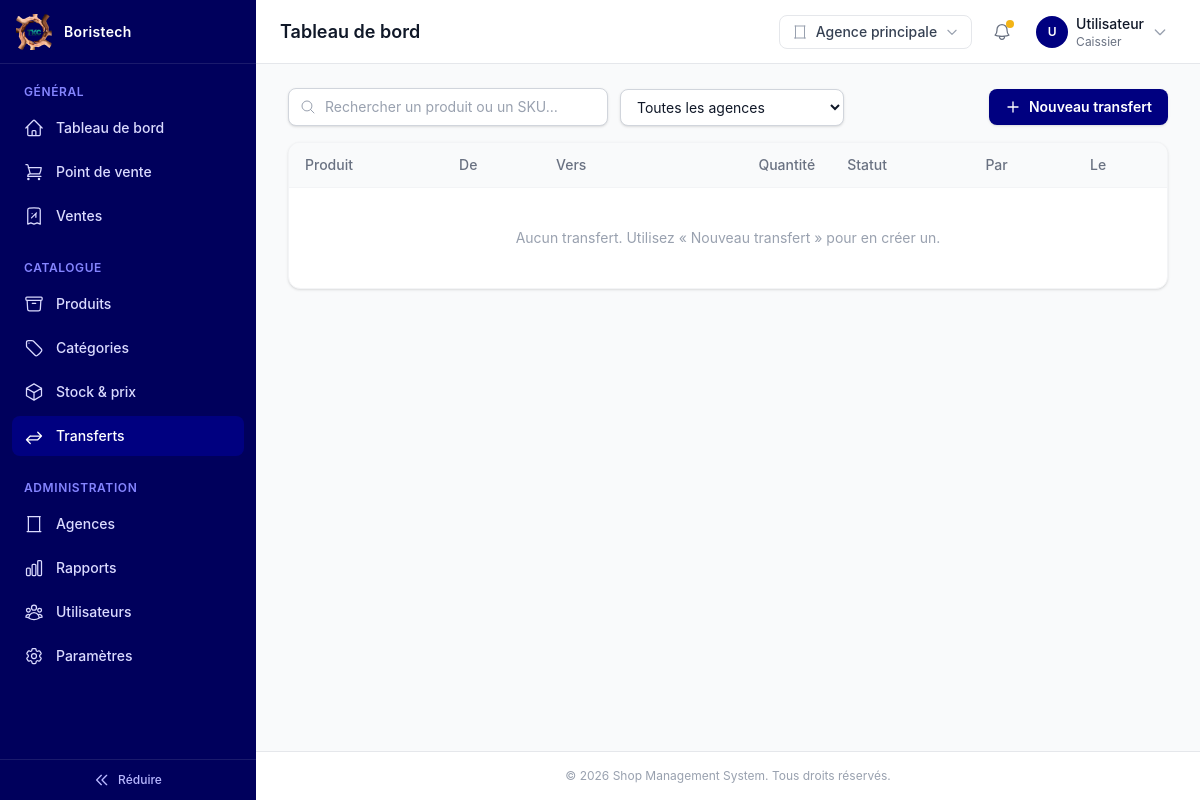
Before: /products/transferts/ (signed in) with the older database file.
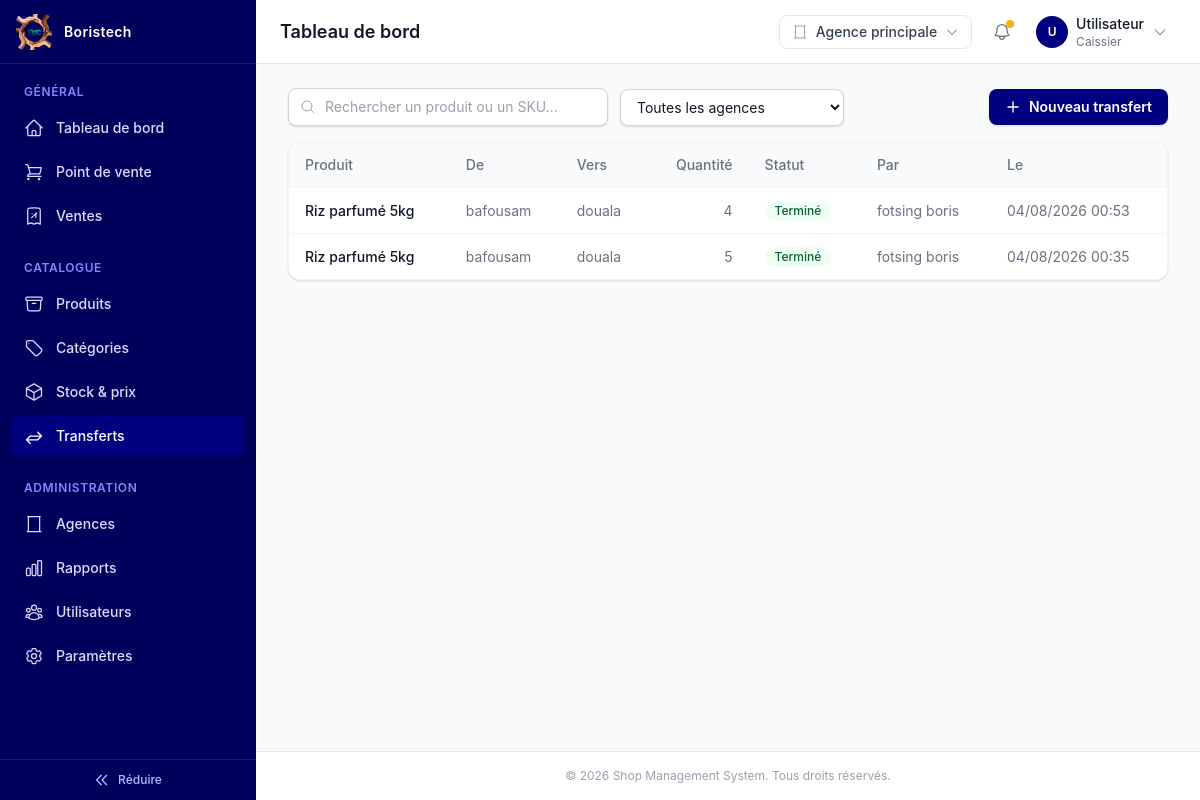
After: the same page with the newer database file.
### products/models.py (models this page shows, shortened)
class TransfertStock(BaseModel):
    produit = models.ForeignKey(
        Produit,
        on_delete=models.PROTECT,
        related_name="transferts",
        help_text="Produit transféré.",
    )
    agence_source = models.ForeignKey(
        Agence,
        on_delete=models.PROTECT,
        related_name="transferts_source",
        help_text="Agence d'origine du transfert.",
    )
    agence_destination = models.ForeignKey(
        Agence,
        on_delete=models.PROTECT,
        related_name="transferts_destination",
        help_text="Agence de destination du transfert.",
    )
    quantite = models.PositiveIntegerField(
        help_text="Quantité à transférer.",
    )
    statut = models.CharField(
        max_length=20,
        choices=TransfertStatut.choices,
        default=TransfertStatut.EN_ATTENTE,
        db_index=True,
        help_text="Statut courant du transfert (EF-5.2).",
    )
    demande_par = models.ForeignKey(
        settings.AUTH_USER_MODEL,
        on_delete=models.PROTECT,
        related_name="transferts_demandes",
        help_text="Utilisateur ayant initié la demande de transfert (EF-5.1).",
    )
    approuve_par = models.ForeignKey(
        settings.AUTH_USER_MODEL,
        on_delete=models.SET_NULL,
        related_name="transferts_approuves",
        null=True,
        blank=True,
        help_text="Utilisateur ayant approuvé le transfert, le cas échéant (EF-5.2).",
    )
    date_transfert = models.DateTimeField(
        null=True,
        blank=True,
        help_text="Date à laquelle le transfert a été finalisé.",
    )
    class Meta(BaseModel.Meta):
        verbose_name = "Transfert de stock"
        verbose_name_plural = "Transferts de stock"
        indexes = [
            models.Index(fields=["statut", "created_at"]),
            models.Index(fields=["agence_source", "agence_destination"]),
        ]

class Produit(BaseModel):
    nom = models.CharField(
        max_length=200,
        db_index=True,
        help_text="Nom commercial du produit.",
    )
    sku = models.CharField(
        max_length=64,
        unique=True,
        help_text="SKU / code-barres unique du produit (EF-3.1).",
    )
    categorie = models.ForeignKey(
        Categorie,
        on_delete=models.PROTECT,
        related_name="produits",
        help_text="Catégorie à laquelle appartient ce produit.",
    )
    prix_achat = models.DecimalField(
        max_digits=12,
        decimal_places=2,
        help_text=(
            "Prix d'achat / coût de revient du produit. Commun à toutes les "
            "agences (contrairement au prix de vente, fixé par agence)."
        ),
    )
    prix_vente_defaut = models.DecimalField(
        max_digits=12,
        decimal_places=2,
        help_text=(
            "Prix de vente par défaut, utilisé pour pré-remplir le prix d'une "
            "nouvelle fiche ProduitAgence. Chaque agence peut ensuite fixer son "
            "propre prix de vente (EF-4.2)."
        ),
    )
    unite = models.CharField(
        max_length=30,
        default="unité",
        help_text="Unité de vente (pièce, kg, litre...).",
    )
    image = models.ImageField(
        upload_to="produits/",
        blank=True,
        null=True,
        help_text="Photo du produit.",
    )
    description = models.TextField(
        blank=True,
        help_text="Description commerciale du produit.",
    )
    actif = models.BooleanField(
        default=True,
        db_index=True,
        help_text="Un produit désactivé ne peut plus être proposé par une agence.",
    )
    class Meta(BaseModel.Meta):
        verbose_name = "Produit"
        verbose_name_plural = "Produits"
        indexes = [
            models.Index(fields=["categorie", "actif"]),
            models.Index(fields=["sku"]),
        ]

### general/models.py (models this page shows, shortened)
class BaseModel(models.Model):
    id = models.UUIDField(
        primary_key=True,
        default=uuid.uuid4,
        editable=False,
        help_text="Identifiant unique (UUID) de l'enregistrement.",
    )
    created_at = models.DateTimeField(
        auto_now_add=True,
        db_index=True,
        help_text="Date et heure de création de l'enregistrement.",
    )
    updated_at = models.DateTimeField(
        auto_now=True,
        help_text="Date et heure de la dernière modification.",
    )
    class Meta:
        abstract = True
        ordering = ["-created_at"]

class Agence(BaseModel):
    nom = models.CharField(
        max_length=150,
        help_text="Nom commercial de l'agence.",
    )
    slug = models.SlugField(
        max_length=170,
        unique=True,
        blank=True,
        help_text=(
            "Identifiant unique de l'agence utilisé dans les URLs (ex: /agences/"
            "<slug>/) à la place de l'UUID, notamment pour les liens visités par "
            "un Responsable d'agence ou un Caissier après connexion. Généré "
            "automatiquement à partir du nom si laissé vide."
        ),
    )
    adresse = models.CharField(
        max_length=255,
        blank=True,
        help_text="Adresse physique de l'agence.",
    )
    telephone = models.CharField(
        max_length=30,
        blank=True,
        help_text="Numéro de téléphone de contact de l'agence.",
    )
    actif = models.BooleanField(
        default=True,
        db_index=True,
        help_text=(
            "Une agence désactivée est exclue des écrans de vente/POS mais "
            "reste visible dans l'historique et les rapports (EF-1.3)."
        ),
    )
    class Meta(BaseModel.Meta):
        verbose_name = "Agence"
        verbose_name_plural = "Agences"
        indexes = [
            models.Index(fields=["nom"]),
            models.Index(fields=["actif", "nom"]),
        ]

### users/models.py (models this page shows, shortened)
class Utilisateur(AbstractUser, BaseModel):
    role = models.CharField(
        max_length=20,
        choices=Role.choices,
        db_index=True,
        help_text="Rôle de l'utilisateur : détermine son périmètre d'accès (EF-9.2 à EF-9.4).",
    )
    agence = models.ForeignKey(
        Agence,
        on_delete=models.PROTECT,
        related_name="utilisateurs",
        null=True,
        blank=True,
        help_text=(
            "Agence de rattachement. Obligatoire pour un Responsable d'agence ou un "
            "Caissier ; laisser vide pour un Admin (accès à toutes les agences)."
        ),
    )
    telephone = models.CharField(
        max_length=30,
        blank=True,
        help_text="Numéro de téléphone professionnel de l'utilisateur.",
    )
    objects = UserManager()
    class Meta(BaseModel.Meta):
        verbose_name = "Utilisateur"
        verbose_name_plural = "Utilisateurs"
        indexes = [
            models.Index(fields=["role"]),
            models.Index(fields=["agence", "role"]),
        ]
    def __str__(self) -> str:
        return self.get_full_name() or self.username
    @property
    def is_admin(self) -> bool:
        return self.role == Role.ADMIN
    @property
    def is_responsable_agence(self) -> bool:
        return self.role == Role.RESPONSABLE_AGENCE

### products/views/transfer_views.py (the view)
# urls.py: path("transferts/", TransfertListView.as_view(), name="transfert_list"),
class TransfertListView(LoginRequiredMixin, StockAccessMixin, ListView):
    model = TransfertStock
    template_name = "dashboard/pages/admin/products/transfer/transfert_list.html"
    context_object_name = "transferts"
    paginate_by = 20
    def get_queryset(self) -> QuerySet[TransfertStock]:
        qs = (
            _transferts_visibles_par(self.request.user)
            .select_related("produit", "agence_source", "agence_destination", "demande_par")
            .order_by("-created_at")
        )
        q = self.request.GET.get("q", "").strip()
        if q:
            qs = qs.filter(Q(produit__nom__icontains=q) | Q(produit__sku__icontains=q))
        agence_id = self.request.GET.get("agence", "").strip()
        if agence_id:
            qs = qs.filter(Q(agence_source_id=agence_id) | Q(agence_destination_id=agence_id))
        return qs
    def get_context_data(self, **kwargs: Any) -> Dict[str, Any]:
        context = super().get_context_data(**kwargs)
        context["q"] = self.request.GET.get("q", "")
        context["agence_id"] = self.request.GET.get("agence", "")
        context["agences_visibles"] = get_agences_visibles(self.request.user).order_by("nom")
        return context

### general/context_processors.py (called while the page is built)
def parametres_entreprise(request: HttpRequest) -> Dict[str, Any]:
    return {"parametres": ParametresEntreprise.load()}

### general/models.py (called while the page is built)
    @classmethod
    def load(cls) -> "ParametresEntreprise":
        obj: Optional["ParametresEntreprise"] = cache.get("parametres_entreprise")
        if obj is None:
            obj, _created = cls.objects.get_or_create(
                pk=cls.SINGLETON_ID, defaults={"nom": "Ma Boutique"}
            )
            cache.set("parametres_entreprise", obj, None)
        return obj

### general/templatetags/nav_tags.py (called while the page is built)
@register.simple_tag(takes_context=True)
def dashboard_url(context: Dict[str, Any]) -> str:
    request = context["request"]
    if not request.user.is_authenticated:
        return ""
    return resolve_dashboard_url(request.user)

@register.simple_tag(takes_context=True)
def nav_active(context: Dict[str, Any], *view_names: str) -> str:
    request = context["request"]
    match = getattr(request, "resolver_match", None)
    current_view_name = getattr(match, "view_name", None) if match else None
    return ACTIVE_CLASSES if current_view_name in view_names else INACTIVE_CLASSES

### templates/dashboard/pages/admin/products/transfer/transfert_list.html (shortened to what the changed rows need)
{% extends "dashboard/base.html" %}
{% block content %}
<div class="space-y-4">
  <div class="overflow-hidden rounded-xl border border-gray-100 bg-white shadow-sm">
    <div class="overflow-x-auto">
      <table class="w-full min-w-[720px] text-left text-sm">
        <thead class="border-b border-gray-100 bg-gray-50">
          <tr>
            <th scope="col" class="px-4 py-3 font-medium text-gray-500">Produit</th>
            <th scope="col" class="px-4 py-3 font-medium text-gray-500">De</th>
            <th scope="col" class="px-4 py-3 font-medium text-gray-500">Vers</th>
            <th scope="col" class="px-4 py-3 text-right font-medium text-gray-500">Quantité</th>
            <th scope="col" class="px-4 py-3 font-medium text-gray-500">Statut</th>
            <th scope="col" class="px-4 py-3 font-medium text-gray-500">Par</th>
            <th scope="col" class="px-4 py-3 font-medium text-gray-500">Le</th>
          </tr>
        </thead>
        <tbody class="divide-y divide-gray-100">
          {% for transfert in transferts %}
            <tr class="hover:bg-gray-50">
              <td class="px-4 py-3 font-medium text-gray-900">{{ transfert.produit.nom }}</td>
              <td class="px-4 py-3 text-gray-500">{{ transfert.agence_source.nom }}</td>
              <td class="px-4 py-3 text-gray-500">{{ transfert.agence_destination.nom }}</td>
              <td class="px-4 py-3 text-right text-gray-500">{{ transfert.quantite }}</td>
              <td class="px-4 py-3">
                {% if transfert.statut == "TERMINE" %}
                  <span class="inline-flex items-center rounded-full bg-green-50 px-2.5 py-0.5 text-xs font-medium text-green-800">Terminé</span>
                {% elif transfert.statut == "APPROUVE" %}
                  <span class="inline-flex items-center rounded-full bg-blue-50 px-2.5 py-0.5 text-xs font-medium text-blue-800">Approuvé</span>
                {% elif transfert.statut == "ANNULE" %}
                  <span class="inline-flex items-center rounded-full bg-gray-100 px-2.5 py-0.5 text-xs font-medium text-gray-600">Annulé</span>
                {% else %}
                  <span class="inline-flex items-center rounded-full bg-amber-50 px-2.5 py-0.5 text-xs font-medium text-amber-800">En attente</span>
                {% endif %}
              </td>
              <td class="px-4 py-3 text-gray-500">{{ transfert.demande_par|default:"—" }}</td>
              <td class="px-4 py-3 whitespace-nowrap text-gray-500">{{ transfert.created_at|date:"d/m/Y H:i" }}</td>
            </tr>
          {% empty %}
            <tr>
              <td colspan="7" class="px-4 py-10 text-center text-sm text-gray-400">
                Aucun transfert{% if q %} pour « {{ q }} »{% endif %}. Utilisez « Nouveau transfert » pour en créer un.
              </td>
            </tr>
          {% endfor %}
        </tbody>
      </table>
    </div>
  </div>
</div>
{% endblock %}

Changed rows visible on the page:
added TransfertStock: statut "Terminé"
added TransfertStock: statut "Terminé"
Other visible differences:
text no longer shown: "Aucun transfert . Utilisez « Nouveau transfert » pour en créer un."
